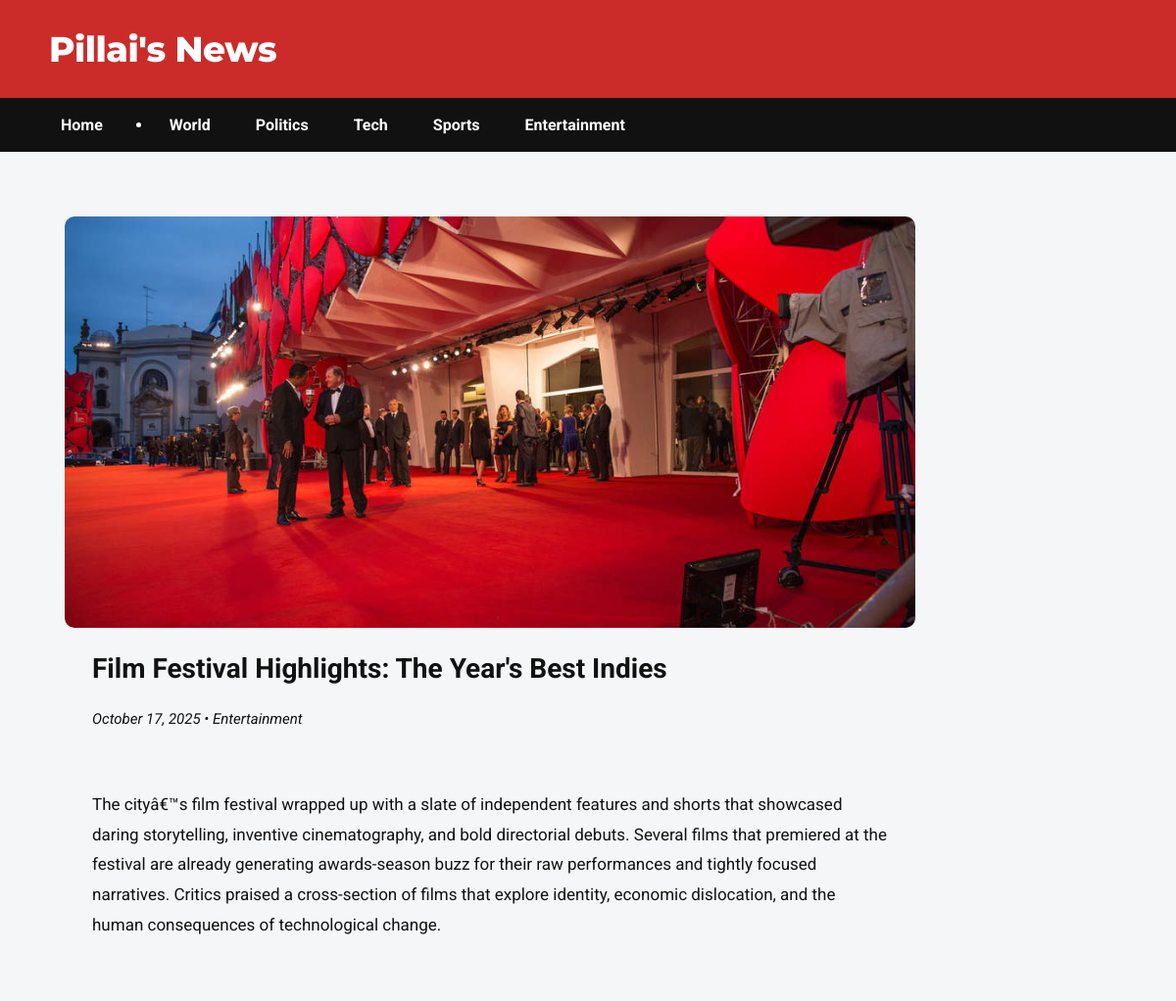
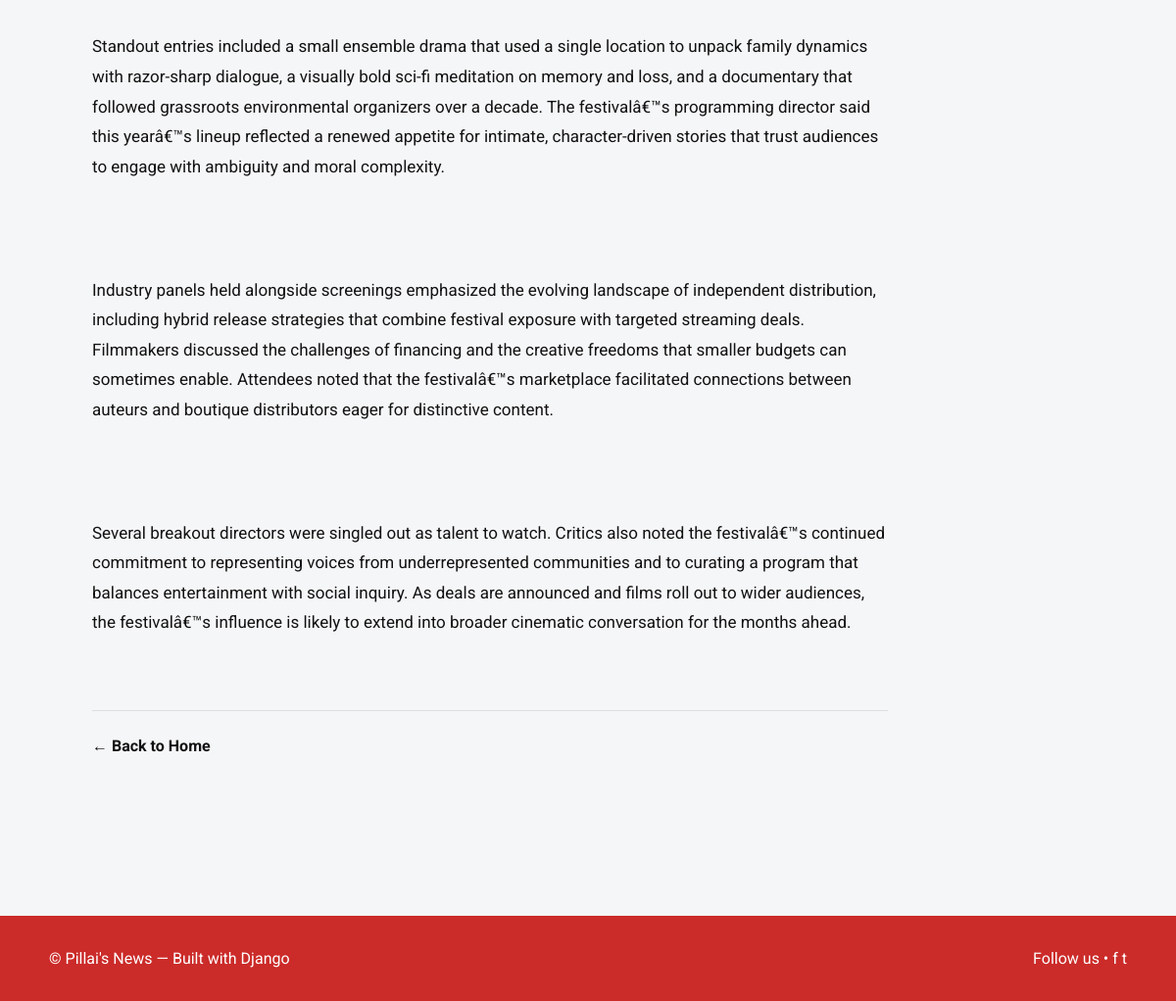
The page /news/1/ on the database its author committed (2 pictures, top to bottom).
### news/models.py (models this page shows, shortened)
class News(models.Model):
    title = models.CharField(max_length=200)
    image = models.ImageField(upload_to='news_images/', blank=True, null=True)
    category = models.ForeignKey(Category, on_delete=models.CASCADE, related_name='articles')
    content = models.TextField()
    created_at = models.DateTimeField(default=timezone.now)
    class Meta:
        ordering = ['-created_at']

class Category(models.Model):
    name = models.CharField(max_length=100)
    slug = models.SlugField(max_length=110, unique=True, blank=True)
    image = models.ImageField(upload_to='category_images/', blank=True, null=True)
    description = models.TextField(blank=True, null=True)

### news/views.py (the view)
# urls.py: path('news/<int:news_id>/', views.news_detail, name='news_detail'),
def news_detail(request, news_id):
    news = get_object_or_404(News, id=news_id)
    return render(request, 'news/detail.html', {'news': news})

### news/templates/news/detail.html (shortened to what this page needs)
{% extends "news/base.html" %}
{% load static %}
{% block content %}
<div class="container" style="max-width:900px; margin:30px auto; padding:0 16px;">
  <article class="news-detail">
    <div class="hero" style="padding:0; border-radius:10px; overflow:hidden; box-shadow:var(--shadow);">
      {% if news.image %}
        <img src="{{ news.image.url }}"
             alt="{{ news.title }}"
             class="hero-img"
             style="width:100%; height:420px; object-fit:cover;">
      {% else %}
        <img src="{% static 'images/hero-placeholder.jpg' %}"
             alt="Placeholder"
             class="hero-img"
             style="width:100%; height:420px; object-fit:cover;">
      {% endif %}
    </div>
    <div style="background:var(--card-bg); padding:24px 28px; border-radius:10px; margin-top:-8px; box-shadow:var(--shadow); position:relative; top:-10px;">
      <h1 style="margin-top:0; font-size:28px; line-height:1.3;">{{ news.title }}</h1>
      <div class="meta" style="color:var(--muted); font-size:15px; margin-bottom:16px;">
        {{ news.created_at|date:"F j, Y" }} • {{ news.category.name }}
      </div>
      <div class="news-body" style="margin-top:10px; font-size:17px; line-height:1.8; color:var(--text-color); white-space:pre-line;">
        {{ news.content|linebreaks }}
      </div>
      <hr style="margin:26px 0; border:none; border-top:1px solid rgba(0,0,0,0.1);">
      <a href="{% url 'news:home' %}"
         class="back-link"
         style="display:inline-block; color:var(--brand); font-weight:700; text-decoration:none;">
        ← Back to Home
      </a>
    </div>
  </article>
</div>
{% endblock %}

### static/css/news.css (style rules this page uses)
* { box-sizing: border-box; }
html,body { margin:0; padding:0; font-family: "Roboto", Arial, sans-serif; color:#111; background:#f5f6f7; }
.container { width: 1100px; max-width: 95%; margin: 0 auto; }
.hero { background:transparent; margin-bottom:18px; }
.hero-img { width:100%; height:320px; object-fit:cover; border-radius:8px; display:block; }
.news-body p { margin-bottom: 1em; }
.news-detail .meta { font-style: italic; }

### rows shown on the page
News: image (picture), title "Film Festival Highlights: The Year's Best Indies", created_at "October 17, 2025", category.name "Entertainment", content "The cityâ€™s film festival wrapped up with a slate of independent features and shorts that showcased daring storytelling, inventive cinematography, and bold directorial debuts. Several films that premiered at the festival are already generating awards-season buzz for their raw performances and tightly focused narratives. Critics praised a cross-section of films that explore identity, economic dislocation, and the human consequences of technological change. Standout entries included a small ensemble drama that used a single location to unpack family dynamics with razor-sharp dialogue, a visually bold sci-fi meditation on memory and loss, and a documentary that followed grassroots…"
